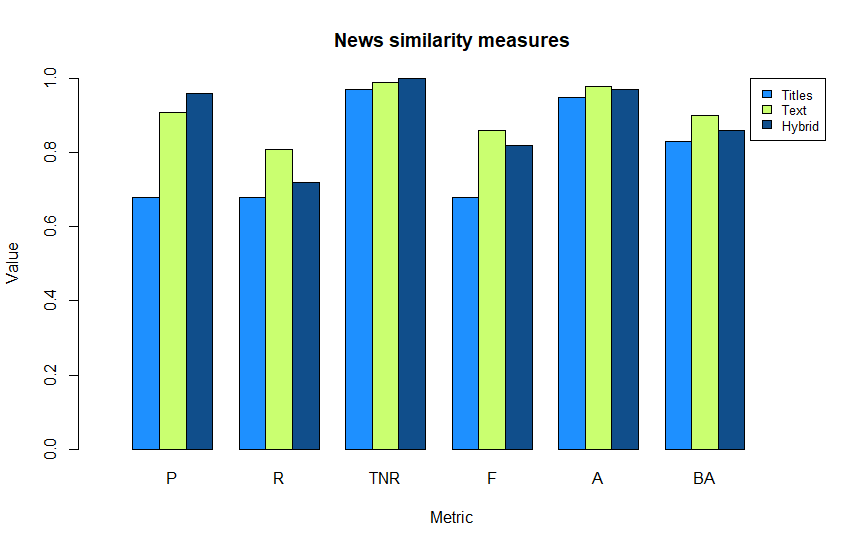

Here is the R script that generated this plot:
Titles <- c(P=0.68, R=0.68, TNR=0.97, F=0.68, A=0.95, BA=0.83)
Text <- c(P=0.91, R=0.81, TNR=0.99, F=0.86, A=0.98, BA=0.90)
Hybrid <- c(P=0.96, R=0.72, TNR=1.0, F=0.82, A=0.97, BA=0.86)
all <- rbind(Titles, Text, Hybrid)
barplot(all, beside = TRUE, main = "News similarity measures", xlab = "Metric", ylim = c(0,1), ylab = "Value", col = c("dodgerblue1", "darkolivegreen1", "dodgerblue4"), legend.text = rownames(all),  xlim = c(0,26), args.legend = list(cex=0.8,x = "topright"))
